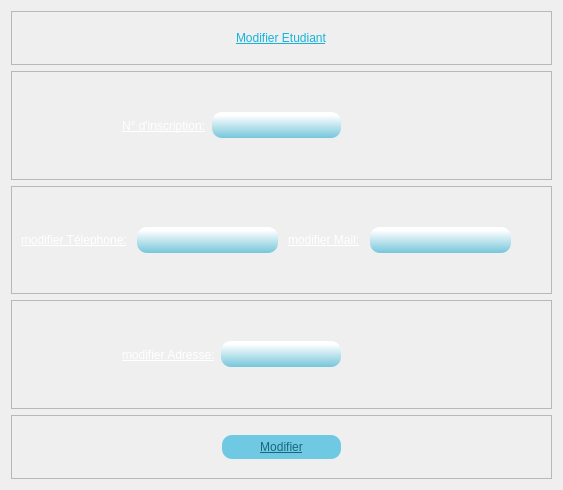
<?xml version="1.0" encoding="UTF-8"?>
<ui version="4.0">
 <class>Dialog</class>
 <widget class="QDialog" name="Dialog">
  <property name="geometry">
   <rect>
    <x>0</x>
    <y>0</y>
    <width>563</width>
    <height>490</height>
   </rect>
  </property>
  <property name="windowTitle">
   <string>Dialog</string>
  </property>
  <property name="styleSheet">
   <string notr="true">background-image: url(b.png);</string>
  </property>
  <layout class="QVBoxLayout" name="verticalLayout" stretch="1,2,2,2,1">
   <item>
    <widget class="QFrame" name="frame">
     <property name="frameShape">
      <enum>QFrame::StyledPanel</enum>
     </property>
     <property name="frameShadow">
      <enum>QFrame::Raised</enum>
     </property>
     <layout class="QHBoxLayout" name="horizontalLayout">
      <item alignment="Qt::AlignHCenter">
       <widget class="QLabel" name="label">
        <property name="styleSheet">
         <string notr="true">font: 18pt &quot;Bauhaus 93&quot;;
text-decoration: underline;
color: qlineargradient(spread:pad, x1:1, y1:1, x2:1, y2:0.12, stop:0 rgba(22, 179, 218, 255), stop:1 rgba(255, 255, 255, 255));</string>
        </property>
        <property name="text">
         <string>Modifier Etudiant</string>
        </property>
       </widget>
      </item>
     </layout>
    </widget>
   </item>
   <item>
    <widget class="QFrame" name="frame_5">
     <property name="frameShape">
      <enum>QFrame::StyledPanel</enum>
     </property>
     <property name="frameShadow">
      <enum>QFrame::Raised</enum>
     </property>
     <layout class="QHBoxLayout" name="horizontalLayout_5" stretch="1,2">
      <property name="leftMargin">
       <number>110</number>
      </property>
      <property name="rightMargin">
       <number>210</number>
      </property>
      <item alignment="Qt::AlignRight">
       <widget class="QLabel" name="label_5">
        <property name="styleSheet">
         <string notr="true">font: 16pt &quot;Gloucester MT Extra Condensed&quot;;
color: rgb(255, 255, 255);
text-decoration: underline;</string>
        </property>
        <property name="text">
         <string>N° d'inscription:</string>
        </property>
       </widget>
      </item>
      <item>
       <widget class="QLineEdit" name="lineEdit_4">
        <property name="styleSheet">
         <string notr="true">font: bold 12px/25px Arial, sans-serif;  
border-radius: 10px;
color: rgb(0, 0, 0);

background-color: qlineargradient(spread:pad, x1:1, y1:1, x2:1, y2:0.12, stop:0 rgba(118, 198, 218, 255), stop:1 rgba(255, 255, 255, 255));

padding:5;
font: 11pt &quot;Malgun Gothic&quot;;
text-decoration: underline;</string>
        </property>
       </widget>
      </item>
     </layout>
    </widget>
   </item>
   <item>
    <widget class="QFrame" name="frame_2">
     <property name="frameShape">
      <enum>QFrame::StyledPanel</enum>
     </property>
     <property name="frameShadow">
      <enum>QFrame::Raised</enum>
     </property>
     <layout class="QHBoxLayout" name="horizontalLayout_2" stretch="1,2,1,2">
      <property name="spacing">
       <number>10</number>
      </property>
      <property name="rightMargin">
       <number>40</number>
      </property>
      <item alignment="Qt::AlignRight">
       <widget class="QLabel" name="label_2">
        <property name="styleSheet">
         <string notr="true">font: 16pt &quot;Gloucester MT Extra Condensed&quot;;
color: rgb(255, 255, 255);
text-decoration: underline;</string>
        </property>
        <property name="text">
         <string>modifier Télephone:</string>
        </property>
       </widget>
      </item>
      <item>
       <widget class="QLineEdit" name="lineEdit">
        <property name="styleSheet">
         <string notr="true">font: bold 12px/25px Arial, sans-serif;  
border-radius: 10px;
color: rgb(0, 0, 0);
background-color: qlineargradient(spread:pad, x1:1, y1:1, x2:1, y2:0.12, stop:0 rgba(118, 198, 218, 255), stop:1 rgba(255, 255, 255, 255));
padding:5;
font: 11pt &quot;Malgun Gothic&quot;;
text-decoration: underline;</string>
        </property>
       </widget>
      </item>
      <item alignment="Qt::AlignRight">
       <widget class="QLabel" name="label_3">
        <property name="styleSheet">
         <string notr="true">font: 16pt &quot;Gloucester MT Extra Condensed&quot;;
color: rgb(255, 255, 255);
text-decoration: underline;</string>
        </property>
        <property name="text">
         <string>modifier Mail:</string>
        </property>
       </widget>
      </item>
      <item>
       <widget class="QLineEdit" name="lineEdit_2">
        <property name="styleSheet">
         <string notr="true">font: bold 12px/25px Arial, sans-serif;  
border-radius: 10px;
color: rgb(0, 0, 0);
background-color: qlineargradient(spread:pad, x1:1, y1:1, x2:1, y2:0.12, stop:0 rgba(118, 198, 218, 255), stop:1 rgba(255, 255, 255, 255));
padding:5;
font: 11pt &quot;Malgun Gothic&quot;;
text-decoration: underline;</string>
        </property>
       </widget>
      </item>
     </layout>
    </widget>
   </item>
   <item>
    <widget class="QFrame" name="frame_4">
     <property name="frameShape">
      <enum>QFrame::StyledPanel</enum>
     </property>
     <property name="frameShadow">
      <enum>QFrame::Raised</enum>
     </property>
     <layout class="QHBoxLayout" name="horizontalLayout_3" stretch="1,2">
      <property name="leftMargin">
       <number>110</number>
      </property>
      <property name="rightMargin">
       <number>210</number>
      </property>
      <item alignment="Qt::AlignRight">
       <widget class="QLabel" name="label_4">
        <property name="styleSheet">
         <string notr="true">font: 16pt &quot;Gloucester MT Extra Condensed&quot;;
color: rgb(255, 255, 255);
text-decoration: underline;</string>
        </property>
        <property name="text">
         <string>modifier Adresse:</string>
        </property>
       </widget>
      </item>
      <item>
       <widget class="QLineEdit" name="lineEdit_3">
        <property name="styleSheet">
         <string notr="true">font: bold 12px/25px Arial, sans-serif;  
border-radius: 10px;
color: rgb(0, 0, 0);
background-color: qlineargradient(spread:pad, x1:1, y1:1, x2:1, y2:0.12, stop:0 rgba(118, 198, 218, 255), stop:1 rgba(255, 255, 255, 255));
padding:5;
font: 11pt &quot;Malgun Gothic&quot;;
text-decoration: underline;</string>
        </property>
       </widget>
      </item>
     </layout>
    </widget>
   </item>
   <item>
    <widget class="QFrame" name="frame_3">
     <property name="frameShape">
      <enum>QFrame::StyledPanel</enum>
     </property>
     <property name="frameShadow">
      <enum>QFrame::Raised</enum>
     </property>
     <layout class="QHBoxLayout" name="horizontalLayout_4">
      <property name="leftMargin">
       <number>200</number>
      </property>
      <property name="rightMargin">
       <number>200</number>
      </property>
      <item>
       <widget class="QPushButton" name="pushButton">
        <property name="cursor">
         <cursorShape>PointingHandCursor</cursorShape>
        </property>
        <property name="styleSheet">
         <string notr="true">  margin: 10px;
font: bold 12px/25px Arial, sans-serif;  
border-radius: 10px;
color: #19667d;
background: #70c9e3;
padding:5;
font: 14pt &quot;Impact&quot;;
text-decoration: underline;</string>
        </property>
        <property name="text">
         <string>Modifier</string>
        </property>
       </widget>
      </item>
     </layout>
    </widget>
   </item>
  </layout>
 </widget>
 <resources>
  <include location="../../../images/test.qrc"/>
 </resources>
 <connections/>
</ui>
